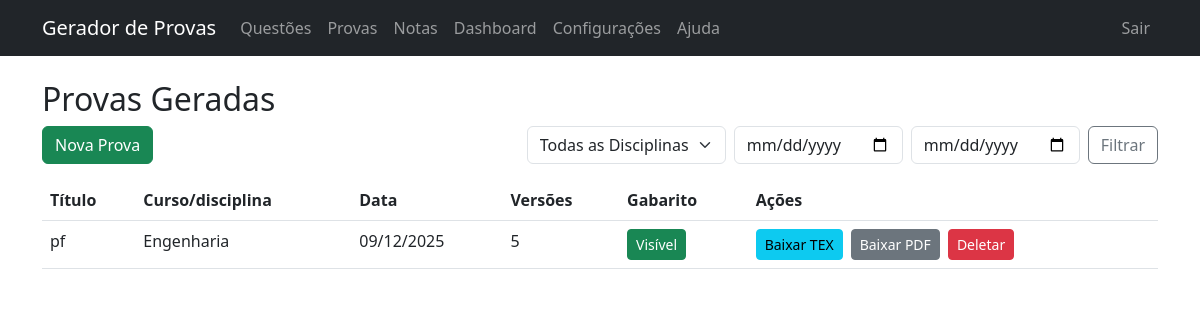
The app's page /exams/ (signed in) with its own data.
### models.py (models this page shows)
class Exam(db.Model):
    id = db.Column(db.Integer, primary_key=True)
    title = db.Column(db.String(100), nullable=False)
    date = db.Column(db.String(20), nullable=False)
    course = db.Column(db.String(100), nullable=True) # Deprecated, keeping for migration
    course_id = db.Column(db.Integer, db.ForeignKey('course.id'), nullable=True) # Nullable for now until migration
    show_resolution = db.Column(db.Boolean, default=True, nullable=False)
    max_grade = db.Column(db.Float, default=10.0, nullable=False)
    course_rel = db.relationship('Course', backref='exams')
    versions = db.relationship('ExamVersion', backref='exam', lazy=True)

### routes/exams.py (the view, shortened to what this page needs)
@bp.route('/')
@login_required
def list_exams():
    course_id = request.args.get('course_id', type=int)
    start_date = request.args.get('start_date')
    end_date = request.args.get('end_date')
    courses = Course.query.order_by(Course.name).all()
    query = Exam.query
    if course_id:
        query = query.filter_by(course_id=course_id)
    if start_date:
        pass
    exams = query.order_by(Exam.id.desc()).all()
    return render_template('exams/list.html', exams=exams, courses=courses, selected_course_id=course_id, selected_start_date=start_date, selected_end_date=end_date)

### routes/auth.py (called while the page is built)
def login_required(f):
    @wraps(f)
    def decorated_function(*args, **kwargs):
        if not session.get('logged_in'):
            return redirect(url_for('auth.login', next=request.url))
        return f(*args, **kwargs)
    return decorated_function

### templates/exams/list.html (shortened to what this page needs)
{% extends 'base.html' %}
{% block content %}
<h2>Provas Geradas</h2>
<div class="d-flex justify-content-between align-items-center mb-3">
    <a href="{{ url_for('exams.create_exam') }}" class="btn btn-success">Nova Prova</a>
    <form class="d-flex align-items-center gap-2" method="GET" action="{{ url_for('exams.list_exams') }}">
        <select name="course_id" class="form-select" style="width: auto;">
            <option value="">Todas as Disciplinas</option>
        </select>
        <input type="date" class="form-control" name="start_date" value="{{ selected_start_date or '' }}"
            placeholder="De">
        <input type="date" class="form-control" name="end_date" value="{{ selected_end_date or '' }}" placeholder="Até">
        <button type="submit" class="btn btn-outline-secondary">Filtrar</button>
    </form>
</div>
<table class="table">
    <thead>
        <tr>
            <th>Título</th>
            <th>Curso/disciplina</th>
            <th>Data</th>
            <th>Versões</th>
            <th>Gabarito</th>
            <th>Ações</th>
        </tr>
    </thead>
    <tbody>
        {% for exam in exams %}
        <tr>
            <td>{{ exam.title }}</td>
            <td>{{ exam.course }}</td>
            <td>{{ exam.date }}</td>
            <td>{{ exam.versions|length }}</td>
            <td>
                {% if exam.show_resolution %}
                <a href="{{ url_for('exams.toggle_resolution', exam_id=exam.id) }}" class="btn btn-sm btn-success"
                    title="Clique para ocultar">Visível</a>
                {% else %}
                <a href="{{ url_for('exams.toggle_resolution', exam_id=exam.id) }}" class="btn btn-sm btn-secondary"
                    title="Clique para exibir">Oculto</a>
                {% endif %}
            </td>
            <td>
                <div class="d-flex gap-2">
                    <a href="{{ url_for('exams.download_latex', exam_id=exam.id) }}" class="btn btn-sm btn-info">Baixar
                        TEX</a>
                    <a href="{{ url_for('exams.download_pdf', exam_id=exam.id) }}"
                        class="btn btn-sm btn-secondary">Baixar PDF</a>
                    <form method="POST" action="{{ url_for('exams.delete_exam', exam_id=exam.id) }}"
                        onsubmit="return confirm('Tem certeza que deseja excluir esta prova?');">
                        <button type="submit" class="btn btn-sm btn-danger">Deletar</button>
                    </form>
                </div>
            </td>
        </tr>
        {% endfor %}
    </tbody>
</table>
{% endblock %}

### records on screen
Exam: title "pf", course "Engenharia", date "09/12/2025", versions|length "5"
